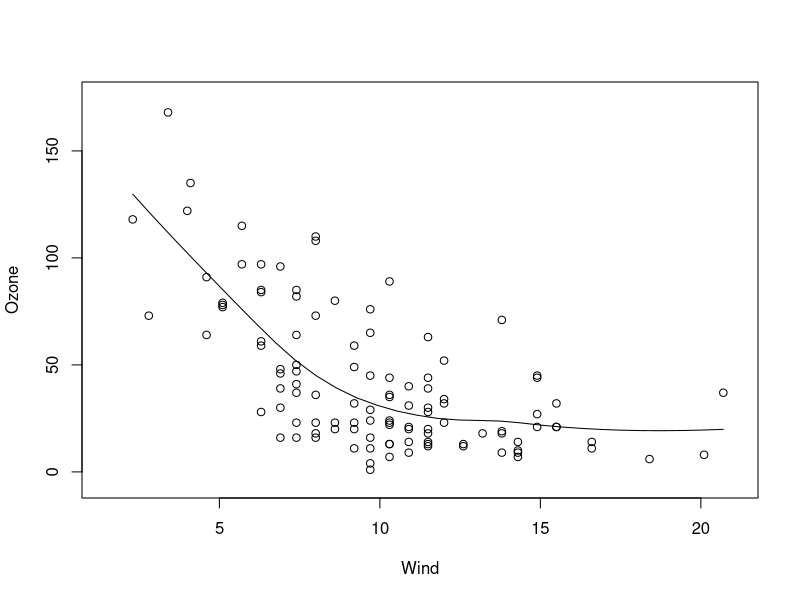
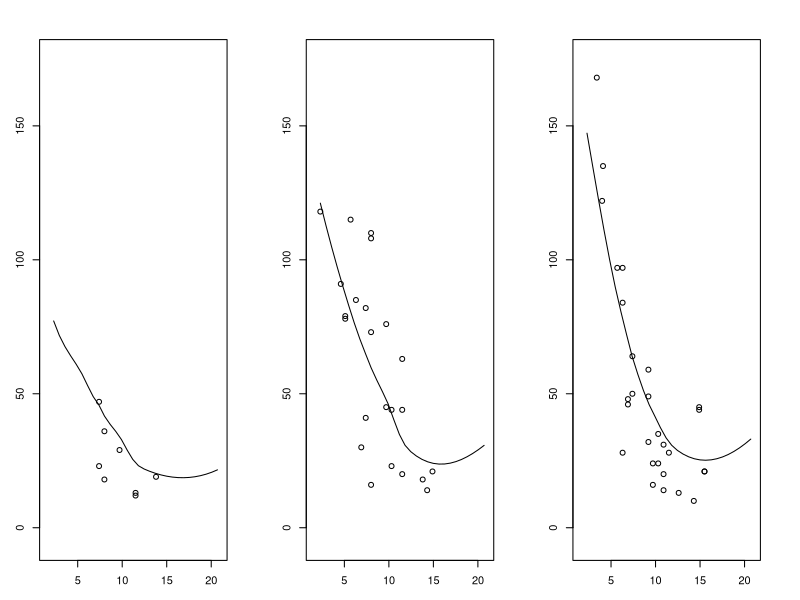

Recreate these plots in R, in order. (Note: this script raises an error after producing the figures.)
## ---- chunk 1
knitr::opts_chunk$set(
  collapse = TRUE,
  comment = "#>",
  fig.width=5, fig.height=5 ,fig.align="center"
)
## ---- chunk 2
ozone <- na.omit(airquality)
## ---- chunk 3
fit1 <- loess(Ozone~Wind, data=ozone)
plot(Ozone~Wind, data=ozone, xlim=c(1.5, 21), ylim=c(-5,175))
wind <- seq(min(ozone$Wind),  max(ozone$Wind), length.out=30)
lines(wind, predict(fit1, data.frame(Wind=wind)))
## ---- chunk 4
fit2 <- loess(Ozone~Wind+Solar.R, data=ozone)
par(mfrow=c(1,3))
par(mar=c(3,3,3,3))
for (s in quantile(ozone$Solar.R, c(.25,.5,.75))){
plot(Ozone~Wind, data=subset(ozone, Solar.R <= s+20 & Solar.R >= s-20),
     xlim=c(1.5, 21),ylim=c(-5,175))
lines(wind, predict(fit2, data.frame(Wind=wind, Solar.R= s)))
}
## ---- chunk 5
knitr::include_graphics('figs/ozone.png')
## ---- chunk 6
fit3 <- loess(Ozone~Wind+Solar.R+Temp, data=ozone)
## ---- chunk 7
knitr::include_graphics('figs/ozone1.png')
## ---- chunk 8
knitr::include_graphics('figs/ozone4.png')
## ---- chunk 9
knitr::include_graphics('figs/ozone3.png')
## ---- chunk 10
knitr::include_graphics('figs/ozone5.png')
## ---- chunk 11
knitr::include_graphics('figs/ozone6.png')
